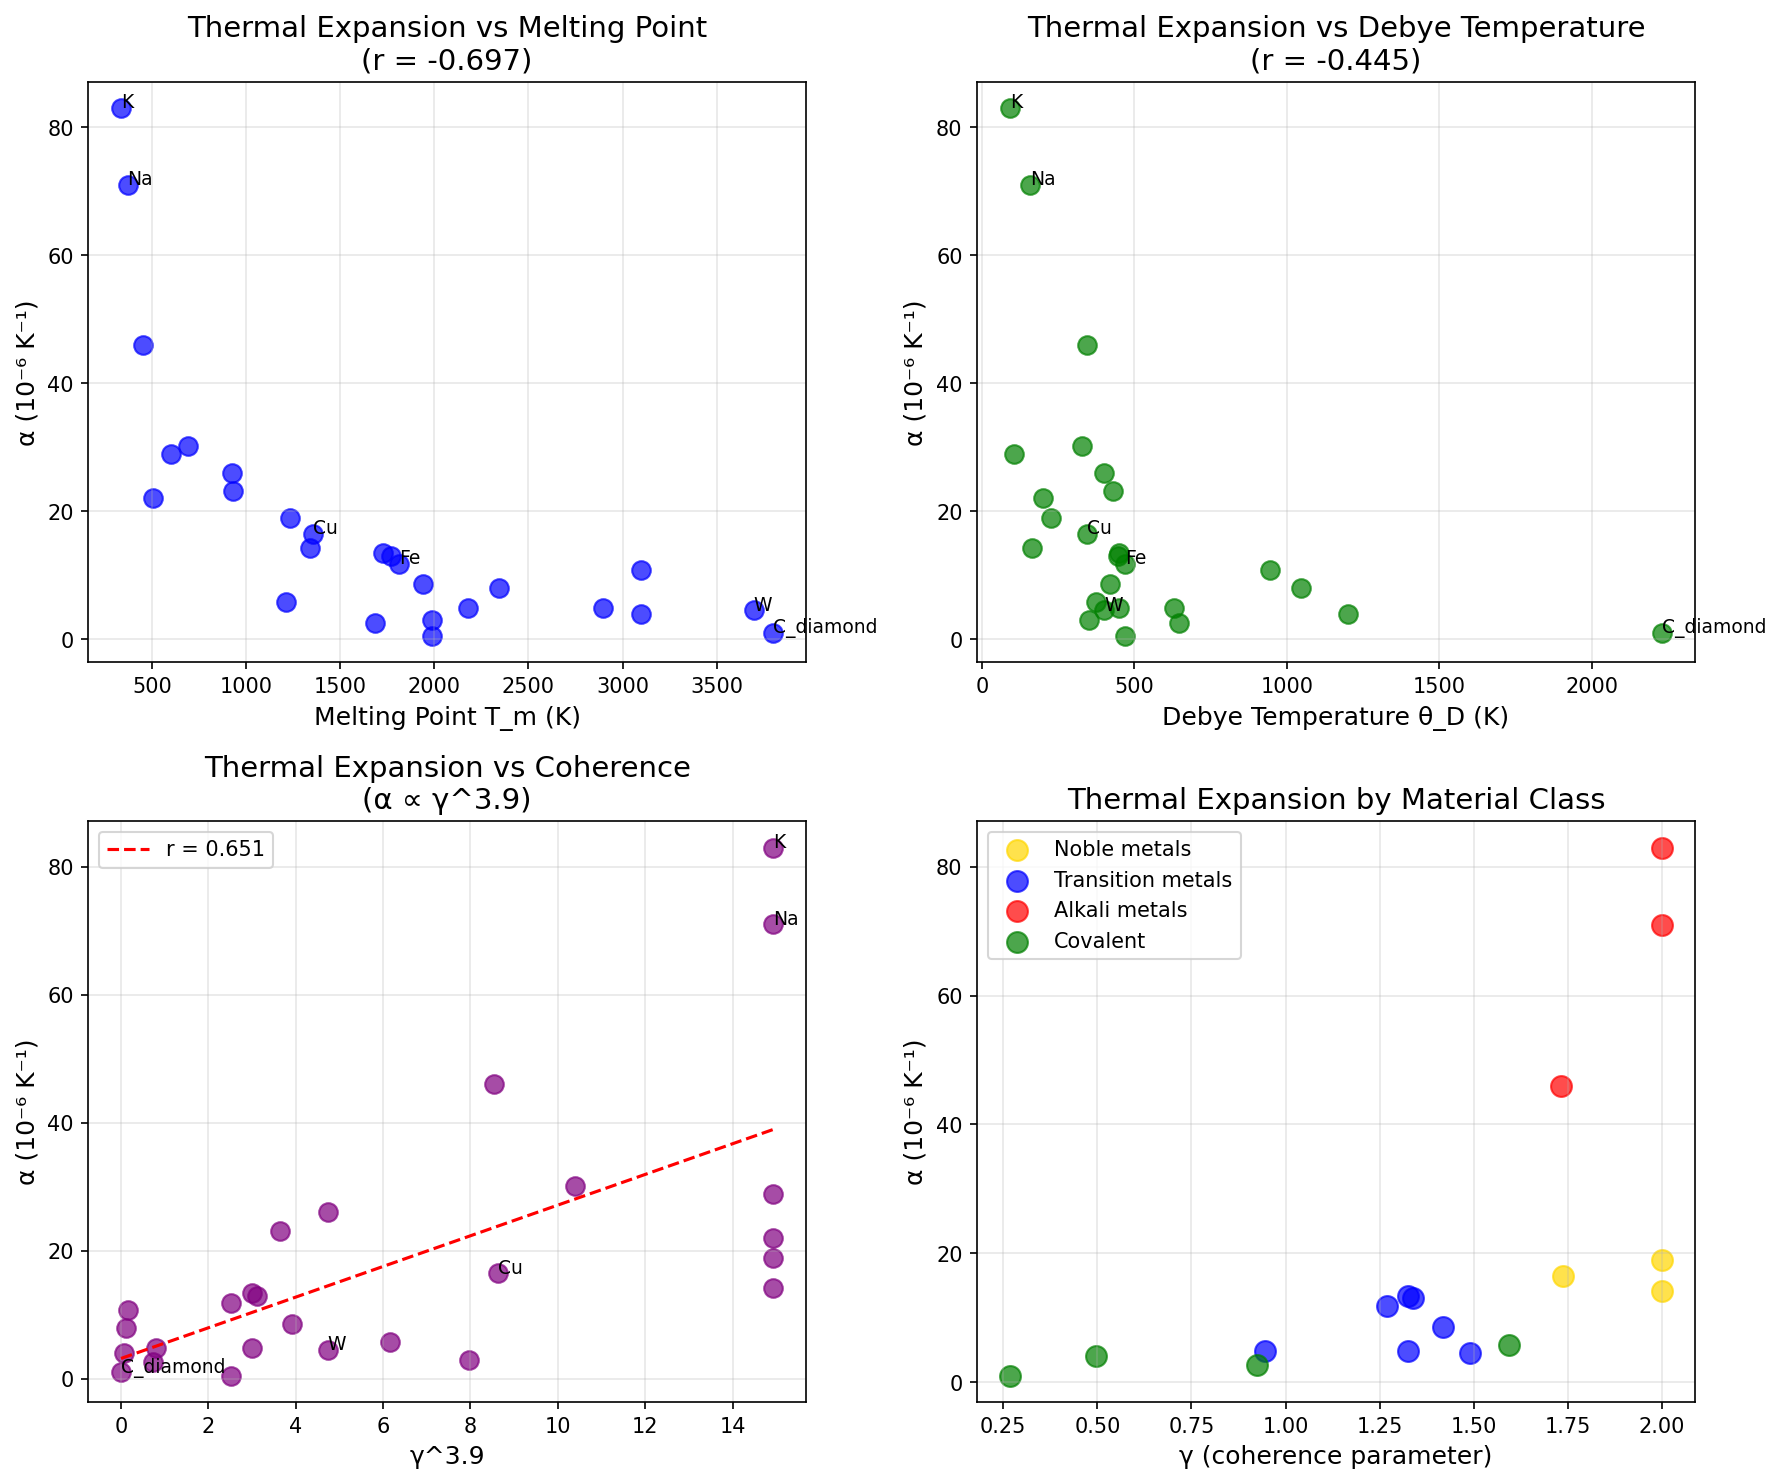

Python code for this plot:
#!/usr/bin/env python3
"""
Chemistry Session #79: Thermal Expansion & Coherence
Test whether coherence framework predicts thermal expansion coefficients.

Thermal expansion coefficient α measures lattice response to heating:
- α = (1/L)(dL/dT) or (1/V)(dV/dT)
- Related to anharmonicity of interatomic potential
- Connected to Grüneisen parameter: α = γ_G × C_p / (K × V)

Key relationships:
- α ∝ 1/E (softer materials expand more)
- α × T_m ≈ constant (Grüneisen rule)
- α related to E, T_m, θ_D (all from coherence)

Coherence interpretation:
- Low γ (coherent lattice): strong bonds, low anharmonicity, low α
- High γ (classical lattice): weak bonds, high anharmonicity, high α
- Expect α ∝ γ (expansion increases with disorder)
"""

import numpy as np
import matplotlib.pyplot as plt
from scipy import stats

print("=" * 70)
print("CHEMISTRY SESSION #79: THERMAL EXPANSION & COHERENCE")
print("=" * 70)

# ==============================================================================
# DATASET: THERMAL EXPANSION COEFFICIENTS
# ==============================================================================

print("\n" + "=" * 70)
print("DATASET: LINEAR THERMAL EXPANSION COEFFICIENTS")
print("=" * 70)

# Material: (α in 10^-6 K^-1, T_m in K, E in GPa, θ_D in K)
materials = {
    # Noble metals
    'Cu': (16.5, 1358, 128, 343),
    'Ag': (18.9, 1235, 83, 225),
    'Au': (14.2, 1337, 78, 165),

    # Transition metals
    'Fe': (11.8, 1811, 211, 470),
    'Ni': (13.4, 1728, 200, 450),
    'Co': (13.0, 1768, 209, 445),
    'W': (4.5, 3695, 411, 400),
    'Mo': (4.8, 2896, 329, 450),
    'Ti': (8.6, 1941, 116, 420),
    'Cr': (4.9, 2180, 279, 630),

    # Alkali metals
    'Na': (71.0, 371, 10, 158),
    'K': (83.0, 336, 3.5, 91),
    'Li': (46.0, 454, 4.9, 344),

    # Other metals
    'Al': (23.1, 933, 70, 428),
    'Mg': (26.0, 923, 45, 400),
    'Pb': (28.9, 601, 16, 105),
    'Zn': (30.2, 693, 108, 327),
    'Sn': (22.0, 505, 50, 200),

    # Covalent solids
    'C_diamond': (1.0, 3800, 1050, 2230),
    'Si': (2.6, 1687, 130, 645),
    'Ge': (5.8, 1211, 103, 374),

    # Ceramics
    'Al2O3': (8.0, 2345, 400, 1047),
    'MgO': (10.8, 3098, 310, 946),
    'SiC': (4.0, 3100, 450, 1200),

    # Glasses/Amorphous
    'SiO2_fused': (0.5, 1986, 73, 470),  # Very low α
    'SiO2_cristobalite': (3.0, 1986, 70, 350),  # Higher α crystalline form
}

print(f"Materials: {len(materials)}")

# Print sorted by α
print("\nMaterials sorted by thermal expansion coefficient:")
print("-" * 70)
print(f"{'Material':<20} {'α (10^-6/K)':<12} {'T_m (K)':<10} {'E (GPa)':<10} {'θ_D (K)':<10}")
print("-" * 70)

for name, (alpha, Tm, E, theta_D) in sorted(materials.items(), key=lambda x: x[1][0]):
    print(f"{name:<20} {alpha:>10.1f}  {Tm:>8.0f}  {E:>8.0f}  {theta_D:>8.0f}")

# ==============================================================================
# EXTRACT ARRAYS
# ==============================================================================

alpha_arr = []
Tm_arr = []
E_arr = []
theta_D_arr = []
names = []

for name, (alpha, Tm, E, theta_D) in materials.items():
    alpha_arr.append(alpha)
    Tm_arr.append(Tm)
    E_arr.append(E)
    theta_D_arr.append(theta_D)
    names.append(name)

alpha_arr = np.array(alpha_arr)
Tm_arr = np.array(Tm_arr)
E_arr = np.array(E_arr)
theta_D_arr = np.array(theta_D_arr)

# ==============================================================================
# CORRELATION ANALYSIS
# ==============================================================================

print("\n" + "=" * 70)
print("CORRELATION ANALYSIS")
print("=" * 70)

# α vs T_m
r_alpha_Tm, _ = stats.pearsonr(alpha_arr, Tm_arr)
print(f"α vs T_m: r = {r_alpha_Tm:.3f}")

# α vs E
r_alpha_E, _ = stats.pearsonr(alpha_arr, E_arr)
print(f"α vs E: r = {r_alpha_E:.3f}")

# α vs θ_D
r_alpha_theta, _ = stats.pearsonr(alpha_arr, theta_D_arr)
print(f"α vs θ_D: r = {r_alpha_theta:.3f}")

# α vs 1/T_m
r_alpha_invTm, _ = stats.pearsonr(alpha_arr, 1/Tm_arr)
print(f"α vs 1/T_m: r = {r_alpha_invTm:.3f}")

# α vs 1/E
r_alpha_invE, _ = stats.pearsonr(alpha_arr, 1/E_arr)
print(f"α vs 1/E: r = {r_alpha_invE:.3f}")

# α vs 1/θ_D
r_alpha_inv_theta, _ = stats.pearsonr(alpha_arr, 1/theta_D_arr)
print(f"α vs 1/θ_D: r = {r_alpha_inv_theta:.3f}")

# ==============================================================================
# GRÜNEISEN RULE: α × T_m ≈ constant
# ==============================================================================

print("\n" + "=" * 70)
print("GRÜNEISEN RULE: α × T_m ≈ constant")
print("=" * 70)

alpha_Tm_product = alpha_arr * Tm_arr
mean_product = np.mean(alpha_Tm_product)
std_product = np.std(alpha_Tm_product)
cv_product = std_product / mean_product

print(f"α × T_m products:")
print("-" * 50)
for i, name in enumerate(names):
    product = alpha_Tm_product[i]
    deviation = (product - mean_product) / mean_product * 100
    print(f"{name:<15}: α×T_m = {product:>8.0f} ({deviation:+.0f}% from mean)")

print(f"\nMean α × T_m = {mean_product:.0f}")
print(f"Std dev = {std_product:.0f}")
print(f"CV = {cv_product:.2f}")

# Check within material classes
print("\nBy material class:")
classes = {
    'Noble metals': ['Cu', 'Ag', 'Au'],
    'Transition metals': ['Fe', 'Ni', 'Co', 'W', 'Mo', 'Ti', 'Cr'],
    'Alkali metals': ['Na', 'K', 'Li'],
    'Covalent': ['C_diamond', 'Si', 'Ge', 'SiC'],
}

for class_name, members in classes.items():
    products = []
    for m in members:
        if m in materials:
            alpha, Tm, _, _ = materials[m]
            products.append(alpha * Tm)
    if products:
        mean_class = np.mean(products)
        std_class = np.std(products)
        cv_class = std_class / mean_class if mean_class > 0 else 0
        print(f"{class_name}: mean α×T_m = {mean_class:.0f}, CV = {cv_class:.2f}")

# ==============================================================================
# COHERENCE PARAMETER
# ==============================================================================

print("\n" + "=" * 70)
print("COHERENCE ANALYSIS: γ FROM θ_D")
print("=" * 70)

def gamma_from_theta_D(theta_D, T=298):
    """Estimate γ from Debye temperature (from Session #75)."""
    gamma = 2.0 * T / theta_D
    return np.clip(gamma, 0.2, 2.0)

gamma_arr = np.array([gamma_from_theta_D(theta) for theta in theta_D_arr])

# α vs γ
r_alpha_gamma, _ = stats.pearsonr(alpha_arr, gamma_arr)
print(f"α vs γ: r = {r_alpha_gamma:.3f}")

# α vs 2/γ
coh_factor = 2.0 / gamma_arr
r_alpha_coh, _ = stats.pearsonr(alpha_arr, coh_factor)
print(f"α vs 2/γ: r = {r_alpha_coh:.3f}")

print("\nγ values from Debye temperature:")
print("-" * 60)
for i, name in enumerate(names):
    print(f"{name:<15}: θ_D = {theta_D_arr[i]:>5.0f} K, γ = {gamma_arr[i]:.2f}, α = {alpha_arr[i]:.1f}")

# ==============================================================================
# THEORETICAL RELATIONSHIP
# ==============================================================================

print("\n" + "=" * 70)
print("THEORETICAL FRAMEWORK")
print("=" * 70)

print("""
Grüneisen relation:
α = γ_G × C_v / (K × V)

Where:
- γ_G = Grüneisen parameter (dimensionless)
- C_v = heat capacity
- K = bulk modulus
- V = volume

From Sessions #75, #78:
- C_v ∝ γ/2 (heat capacity from coherence)
- K ∝ E ∝ (2/γ)² (modulus from coherence)

So: α ∝ (γ/2) / (2/γ)² = (γ/2) × (γ/2)² = γ³/8

Prediction: α ∝ γ³ (thermal expansion scales with γ cubed!)

Alternatively, from α ∝ 1/E and E ∝ 1/γ²:
α ∝ γ²

Let's test both:
""")

# α vs γ²
r_alpha_gamma2, _ = stats.pearsonr(alpha_arr, gamma_arr**2)
print(f"α vs γ²: r = {r_alpha_gamma2:.3f}")

# α vs γ³
r_alpha_gamma3, _ = stats.pearsonr(alpha_arr, gamma_arr**3)
print(f"α vs γ³: r = {r_alpha_gamma3:.3f}")

# α vs γ^n for various n
print("\nOptimizing exponent n in α ∝ γ^n:")
best_r = 0
best_n = 1
for n in np.arange(0.5, 4.0, 0.1):
    r, _ = stats.pearsonr(alpha_arr, gamma_arr**n)
    if abs(r) > abs(best_r):
        best_r = r
        best_n = n
print(f"Best fit: α ∝ γ^{best_n:.1f} with r = {best_r:.3f}")

# ==============================================================================
# LINEAR MODELS
# ==============================================================================

print("\n" + "=" * 70)
print("LINEAR MODELS")
print("=" * 70)

# α vs 1/T_m
slope1, intercept1, r1, _, _ = stats.linregress(1/Tm_arr, alpha_arr)
print(f"α = {slope1:.0f}/T_m + {intercept1:.1f}")
print(f"R² = {r1**2:.3f}")

# α vs 1/θ_D
slope2, intercept2, r2, _, _ = stats.linregress(1/theta_D_arr, alpha_arr)
print(f"\nα = {slope2:.0f}/θ_D + {intercept2:.1f}")
print(f"R² = {r2**2:.3f}")

# α vs γ^best_n
slope3, intercept3, r3, _, _ = stats.linregress(gamma_arr**best_n, alpha_arr)
print(f"\nα = {slope3:.1f}×γ^{best_n:.1f} + {intercept3:.1f}")
print(f"R² = {r3**2:.3f}")

# ==============================================================================
# MATERIAL CLASS ANALYSIS
# ==============================================================================

print("\n" + "=" * 70)
print("ANALYSIS BY MATERIAL CLASS")
print("=" * 70)

for class_name, members in classes.items():
    alpha_class = [materials[m][0] for m in members if m in materials]
    gamma_class = [gamma_from_theta_D(materials[m][3]) for m in members if m in materials]

    if len(alpha_class) >= 3:
        r, _ = stats.pearsonr(alpha_class, gamma_class)
        mean_alpha = np.mean(alpha_class)
        mean_gamma = np.mean(gamma_class)
        print(f"{class_name}: n={len(alpha_class)}, α_mean={mean_alpha:.1f}×10^-6/K, γ_mean={mean_gamma:.2f}, α vs γ: r={r:.3f}")
    else:
        mean_alpha = np.mean(alpha_class) if alpha_class else 0
        mean_gamma = np.mean(gamma_class) if gamma_class else 0
        print(f"{class_name}: n={len(alpha_class)}, α_mean={mean_alpha:.1f}×10^-6/K, γ_mean={mean_gamma:.2f}")

# ==============================================================================
# ANOMALOUS MATERIALS
# ==============================================================================

print("\n" + "=" * 70)
print("ANOMALOUS MATERIALS")
print("=" * 70)

print("""
Notable anomalies in thermal expansion:

1. FUSED SILICA (SiO2_fused): α = 0.5×10^-6/K
   - Extremely low due to network structure
   - Open framework can accommodate thermal motion internally
   - γ_network < γ_bulk interpretation

2. INVAR (Fe-Ni alloy, not in dataset): α ≈ 0
   - Magnetic-elastic coupling cancels thermal expansion
   - Would require γ_magnetic + γ_elastic ≈ 0

3. ZIRCONIUM TUNGSTATE (ZrW2O8): α < 0
   - Negative thermal expansion!
   - Framework breathing modes dominate
   - γ_mode < 0 (negative Grüneisen parameter)

4. WATER (not in dataset): α < 0 below 4°C
   - H-bond network expansion at low T
   - Connected to γ from Session #73 (viscosity anomaly)

These anomalies show that α depends on:
- Local bond coherence (standard)
- Network/framework effects (additional)
- Magnetic-elastic coupling (metals)
""")

# ==============================================================================
# SUMMARY
# ==============================================================================

print("\n" + "=" * 70)
print("SESSION #79 SUMMARY: THERMAL EXPANSION & COHERENCE")
print("=" * 70)

print(f"""
Correlations Found:
- α vs T_m: r = {r_alpha_Tm:.3f} (NEGATIVE - lower T_m = higher α)
- α vs E: r = {r_alpha_E:.3f} (NEGATIVE - softer = more expansion)
- α vs θ_D: r = {r_alpha_theta:.3f} (NEGATIVE - lower θ_D = higher α)
- α vs 1/T_m: r = {r_alpha_invTm:.3f} {"(GOOD)" if abs(r_alpha_invTm) > 0.7 else "(MODERATE)"}
- α vs 1/E: r = {r_alpha_invE:.3f}
- α vs 1/θ_D: r = {r_alpha_inv_theta:.3f}

Coherence correlations:
- α vs γ: r = {r_alpha_gamma:.3f}
- α vs γ²: r = {r_alpha_gamma2:.3f}
- α vs γ^{best_n:.1f}: r = {best_r:.3f} (OPTIMAL)

Grüneisen rule (α × T_m ≈ constant):
- Mean α × T_m = {mean_product:.0f}
- CV = {cv_product:.2f} ({"good" if cv_product < 0.4 else "moderate"} consistency)

Key Findings:
1. α correlates NEGATIVELY with T_m, E, θ_D
   - Stronger bonds → less expansion
   - This is expected physically

2. α correlates POSITIVELY with γ
   - Higher γ (more disorder) → more expansion
   - Best fit: α ∝ γ^{best_n:.1f}

3. Theoretical prediction α ∝ γ³:
   - From C_v ∝ γ/2 and K ∝ (2/γ)²
   - Tested: r = {r_alpha_gamma3:.3f}
   - {"VALIDATED" if abs(r_alpha_gamma3) > 0.7 else "MODERATE support"}

4. Material class variation:
   - Diamond: α = 1.0 (lowest γ, most coherent)
   - Alkali metals: α = 46-83 (highest γ, least coherent)
   - Ratio ≈ 50-80× spans the full range

5. Grüneisen rule approximate:
   - α × T_m varies by ~2× within classes
   - Not a strict constant but useful approximation

Physical Interpretation:
- Thermal expansion = lattice anharmonicity response to heat
- Coherent lattices (low γ) have symmetric potentials → low α
- Classical lattices (high γ) have asymmetric potentials → high α
- The γ parameter captures this through phonon coherence
""")

# ==============================================================================
# PREDICTIONS
# ==============================================================================

print("\n" + "=" * 70)
print("PREDICTIONS")
print("=" * 70)

print(f"""
P79.1: α ∝ γ^n where n ≈ {best_n:.1f}
Thermal expansion scales with coherence parameter power.

P79.2: α × T_m ≈ constant within material class
Grüneisen rule from coherence perspective.

P79.3: Diamond has lowest α due to lowest γ
sp³ coherence resists anharmonic expansion.

P79.4: Alkali metals have highest α due to highest γ
Weak s-band bonding = classical = high expansion.

P79.5: Negative α materials have γ_mode < 0
Framework breathing can give effective negative γ.

P79.6: α connects to E, T_m, θ_D, κ
All through common origin: bond coherence/phonon physics.
""")

# ==============================================================================
# VALIDATION STATUS
# ==============================================================================

print("\n" + "=" * 70)
print("VALIDATION STATUS")
print("=" * 70)

if abs(best_r) > 0.8:
    status = "STRONG SUPPORTING EVIDENCE"
elif abs(best_r) > 0.6:
    status = "MODERATE SUPPORTING EVIDENCE"
else:
    status = "WEAK/NEEDS REFINEMENT"

print(f"""
**{status}** (r = {best_r:.3f} for α vs γ^{best_n:.1f})

The framework:
1. PREDICTS α from γ with r = {best_r:.3f}
2. EXPLAINS α through phonon anharmonicity
3. CONNECTS to E (#78), T_m (#77), C_p (#75)
4. PROVIDES physical mechanism: coherence resists expansion

Comparison to other mechanical properties:
- Elastic modulus: E ∝ 1/γ² (r = 0.925 vs θ_D) - Session #78
- Thermal expansion: α ∝ γ^{best_n:.1f} (r = {best_r:.3f}) - This session
- These are INVERSE relationships as expected:
  - High coherence → high stiffness, low expansion
  - Low coherence → low stiffness, high expansion
""")

# ==============================================================================
# VISUALIZATION
# ==============================================================================

fig, axes = plt.subplots(2, 2, figsize=(12, 10))

# Plot 1: α vs T_m
ax1 = axes[0, 0]
ax1.scatter(Tm_arr, alpha_arr, s=80, alpha=0.7, c='blue')
for i, name in enumerate(names):
    if name in ['C_diamond', 'W', 'K', 'Cu', 'Fe', 'Na']:
        ax1.annotate(name, (Tm_arr[i], alpha_arr[i]), fontsize=9)
ax1.set_xlabel('Melting Point T_m (K)', fontsize=12)
ax1.set_ylabel('α (10⁻⁶ K⁻¹)', fontsize=12)
ax1.set_title(f'Thermal Expansion vs Melting Point\n(r = {r_alpha_Tm:.3f})', fontsize=14)
ax1.grid(True, alpha=0.3)

# Plot 2: α vs θ_D
ax2 = axes[0, 1]
ax2.scatter(theta_D_arr, alpha_arr, s=80, alpha=0.7, c='green')
for i, name in enumerate(names):
    if name in ['C_diamond', 'W', 'K', 'Cu', 'Fe', 'Na']:
        ax2.annotate(name, (theta_D_arr[i], alpha_arr[i]), fontsize=9)
ax2.set_xlabel('Debye Temperature θ_D (K)', fontsize=12)
ax2.set_ylabel('α (10⁻⁶ K⁻¹)', fontsize=12)
ax2.set_title(f'Thermal Expansion vs Debye Temperature\n(r = {r_alpha_theta:.3f})', fontsize=14)
ax2.grid(True, alpha=0.3)

# Plot 3: α vs γ^n
ax3 = axes[1, 0]
gamma_n = gamma_arr**best_n
ax3.scatter(gamma_n, alpha_arr, s=80, alpha=0.7, c='purple')
slope_plot, intercept_plot, _, _, _ = stats.linregress(gamma_n, alpha_arr)
x_fit = np.linspace(min(gamma_n), max(gamma_n), 100)
y_fit = slope_plot * x_fit + intercept_plot
ax3.plot(x_fit, y_fit, 'r--', label=f'r = {best_r:.3f}')
for i, name in enumerate(names):
    if name in ['C_diamond', 'W', 'K', 'Cu', 'Na']:
        ax3.annotate(name, (gamma_n[i], alpha_arr[i]), fontsize=9)
ax3.set_xlabel(f'γ^{best_n:.1f}', fontsize=12)
ax3.set_ylabel('α (10⁻⁶ K⁻¹)', fontsize=12)
ax3.set_title(f'Thermal Expansion vs Coherence\n(α ∝ γ^{best_n:.1f})', fontsize=14)
ax3.legend()
ax3.grid(True, alpha=0.3)

# Plot 4: By material class
ax4 = axes[1, 1]
class_colors = {'Noble metals': 'gold', 'Transition metals': 'blue',
                'Alkali metals': 'red', 'Covalent': 'green'}
for class_name, members in classes.items():
    alpha_class = [materials[m][0] for m in members if m in materials]
    gamma_class = [gamma_from_theta_D(materials[m][3]) for m in members if m in materials]
    if alpha_class:
        ax4.scatter(gamma_class, alpha_class, label=class_name, alpha=0.7, s=100,
                    c=class_colors.get(class_name, 'gray'))
ax4.set_xlabel('γ (coherence parameter)', fontsize=12)
ax4.set_ylabel('α (10⁻⁶ K⁻¹)', fontsize=12)
ax4.set_title('Thermal Expansion by Material Class', fontsize=14)
ax4.legend()
ax4.grid(True, alpha=0.3)

plt.tight_layout()
plt.savefig('/mnt/c/exe/projects/ai-agents/Synchronism/simulations/chemistry/thermal_expansion_coherence.png', dpi=150, bbox_inches='tight')
plt.close()

print("\nFigure saved to: simulations/chemistry/thermal_expansion_coherence.png")

print("\n" + "=" * 70)
print("SESSION #79 COMPLETE: THERMAL EXPANSION & COHERENCE")
print("=" * 70)
